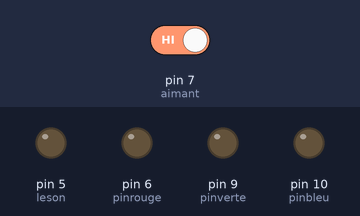
Bench run of a sketch on a simulated Arduino Uno, built with avr-gcc and run on an emulated ATmega328P. On the bench: output pins drawn as LEDs (lit = HIGH). The test bench sets the inputs (shaded band); at power-on: pin 7 (aimant) HIGH. Random numbers use the default seed unless the sketch sets one.

Above: at 1.2 s.
1.3 s: pin 7 (aimant) driven LOW
At 12.3 s:
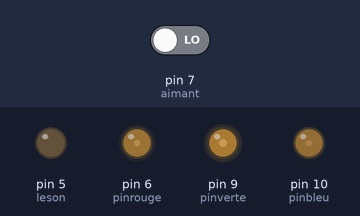
At 27.7 s:
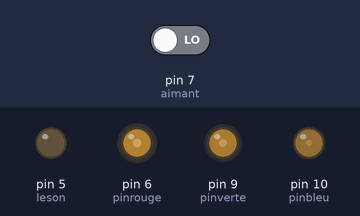
Timing chart, 0 to 28.3 s (numbered marks = the images above; inputs shaded):
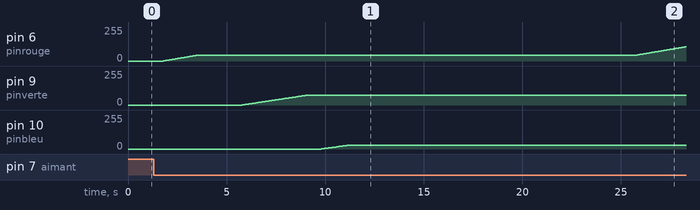

The sketch:

freezerAlarm.ino
```cpp
const int leson = 5;
const int aimant = 7;
int rouge = 0;
int vert = 0;
int bleu = 0;
const int pinrouge = 6;
const int pinverte = 9;
const int pinbleu = 10;
long r = 0;
long g = 0;
long b = 0;
unsigned long previousMillisr = 0;
unsigned long previousMillisg = 0;
unsigned long previousMillisb = 0;
int attendR = 40;
int attendG = 45;
int attendB = 50;
unsigned long previousMillisf = 0;
int attendF = 700;
unsigned long flashfois = 0;
unsigned long flashrendu = 0;
int faitdubruit = 0;
int bruit = 0;

int lerouge = 255;
int levert = 255;
int lebleu = 255;
unsigned long previousMillis = 0;
unsigned long previousMillison = 0;
long interval = 500; // interval pour les leds en ms
const long intervalson = 300000; // interval pour le son en ms
const long lintson = 315000;

void flashfunk() {
  if (flashrendu <= flashfois) {
    flashrendu++;
    if (bruit == 1) {
      digitalWrite(leson, LOW);
      bruit = 0;
    } else {
      digitalWrite(leson, HIGH);
      bruit = 1;
    }
  } else {
    bruit = 0;
    digitalWrite(leson, LOW);
    faitdubruit = 0;
    flashrendu = 0;
  }
}

void fadeR() {
  if (rouge < r) {
    rouge++;
    analogWrite(pinrouge, rouge);
  } else if (rouge > r) {
    rouge--;
    analogWrite(pinrouge, rouge);
  }
}

void fadeG() {
  if (vert < g) {
    vert++;
    analogWrite(pinverte, vert);
  } else if (vert > g) {
    vert--;
    analogWrite(pinverte, vert);
  }
}

void fadeB() {
  if (bleu < b) {
    bleu++;
    analogWrite(pinbleu, bleu);
  } else if (bleu > b) {
    bleu--;
    analogWrite(pinbleu, bleu);
  }
}

void setup() {
  bitSet(TCCR1B, WGM12); //fix pwm on nano
  pinMode(pinrouge, OUTPUT);
  pinMode(pinverte, OUTPUT);
  pinMode(pinbleu, OUTPUT);
  pinMode(leson, OUTPUT);
  pinMode(aimant, INPUT);
  digitalWrite(pinrouge, LOW);
  digitalWrite(pinverte, LOW);
  digitalWrite(pinbleu, LOW);
  //      digitalWrite(leson, HIGH);
  //delay(500);
  digitalWrite(leson, LOW);
  lerouge = random(1, 255);
  levert = random(1, 255);
  lebleu = random(1, 255);
}

void loop() {
  unsigned long currentMillis = millis();
  int ouvert = digitalRead(aimant);
  if (ouvert == LOW) {
    currentMillis = millis();
    if (currentMillis - previousMillis >= interval) {
      r = lerouge;
      long lintvert = interval + 4000;
      if (currentMillis - previousMillis >= lintvert) {
        g = levert;
      }
      long lintbleu = interval + 8000;
      if (currentMillis - previousMillis >= lintbleu) {
        b = lebleu;
        previousMillis = currentMillis;
        lerouge = random(1, 255);
        levert = random(1, 255);
        lebleu = random(1, 255);
        interval = 16000;
      }
    }
    currentMillis = millis();
    if (currentMillis - previousMillison >= intervalson) {
      analogWrite(pinrouge, 255);
      analogWrite(pinverte, 255);
      analogWrite(pinbleu, 255);
      delay(500);
      analogWrite(pinrouge, 0);
      analogWrite(pinverte, 0);
      analogWrite(pinbleu, 0);
      delay(500);
      if (currentMillis - previousMillison >= lintson) {
        faitdubruit = 1;
        flashfois = 10000;
        analogWrite(pinrouge, 255);
        analogWrite(pinverte, 255);
        analogWrite(pinbleu, 255);
        delay(200);
        analogWrite(pinrouge, 0);
        analogWrite(pinverte, 0);
        analogWrite(pinbleu, 0);
        delay(200);
      }
    }
  } else {
    analogWrite(pinrouge, 0);
    analogWrite(pinverte, 0);
    analogWrite(pinbleu, 0);
    digitalWrite(leson, LOW);
    previousMillis = currentMillis;
    previousMillison = currentMillis;
    rouge = 0;
    vert = 0;
    bleu = 0;
    r = 0;
    g = 0;
    b = 0;
    flashrendu = 0;
    flashfois = 0;
    faitdubruit = 0;
    interval = 500;
  }
  if (faitdubruit == 1) {
    currentMillis = millis();
    if (currentMillis - previousMillisf >= attendF) {
      flashfunk();
      previousMillisf = currentMillis;
    }
  } else {
    if (r != rouge) {
      currentMillis = millis();
      if (currentMillis - previousMillisr >= attendR) {
        fadeR();
        previousMillisr = currentMillis;
      }
    }
    if (g != vert) {
      currentMillis = millis();
      if (currentMillis - previousMillisg >= attendG) {
        fadeG();
        previousMillisg = currentMillis;
      }
    }
    if (b != bleu) {
      currentMillis = millis();
      if (currentMillis - previousMillisb >= attendB) {
        fadeB();
        previousMillisb = currentMillis;
      }
    }
  }
}
```

Measured:
- after the input at 1.3 s, pin 6 (pinrouge): moves from 0/255 to 107/255 over 26.5 s, starting after 0.50 s; pin 9 (pinverte): moves from 0/255 to 72/255 over 3.2 s, starting after 4.5 s; pin 10 (pinbleu): moves from 0/255 to 30/255 over 1.4 s, starting after 8.5 s
